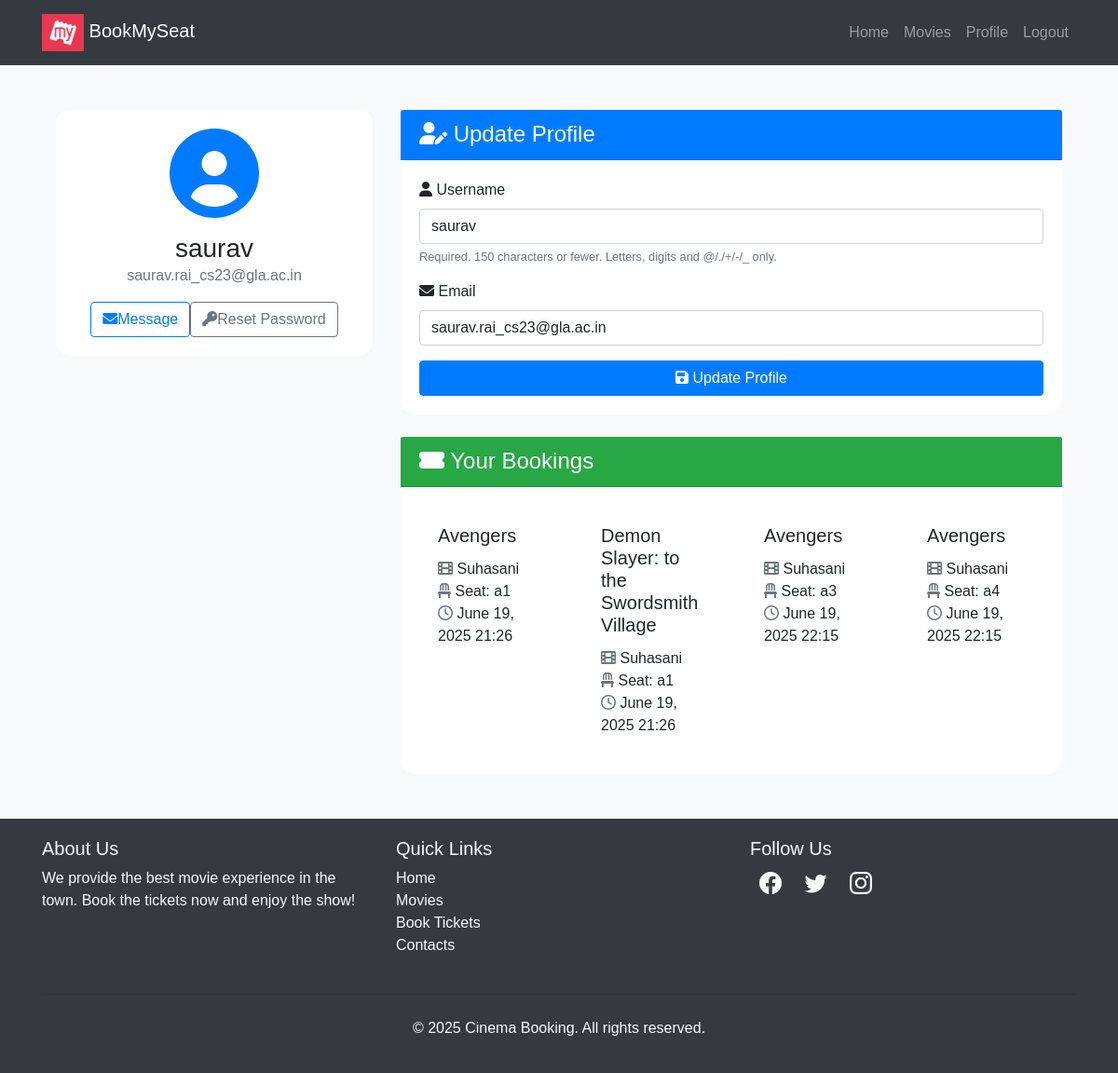
The page /users/profile/ (signed in) on the database its author committed.
### movies/models.py (models this page shows, shortened)
class Booking(models.Model):
    user=models.ForeignKey(User, on_delete=models.CASCADE, related_name='user_booking')
    seat=models.OneToOneField(Seat, on_delete=models.CASCADE)
    movie=models.ForeignKey(Movie, on_delete=models.CASCADE, related_name='movie_bookings')
    theater=models.ForeignKey(Theater, on_delete=models.CASCADE)
    booked_at=models.DateTimeField(auto_now_add=True)

class Movie(models.Model):
    name=models.CharField(max_length=255)
    image=models.ImageField(upload_to="movies/")
    rating=models.DecimalField(max_digits=3, decimal_places=1)
    cast=models.TextField()
    description=models.TextField(blank=True, null=True)

class Theater(models.Model):
    name=models.CharField(max_length=255)
    movie=models.ForeignKey(Movie, on_delete=models.CASCADE, related_name='theaters')
    time=models.DateTimeField()

class Seat(models.Model):
    theater=models.ForeignKey(Theater, on_delete=models.CASCADE, related_name='seats')
    seat_number=models.CharField(max_length=10)
    is_booked=models.BooleanField(default=False)

### users/views.py (the view)
# urls.py: path('profile/', profile, name='profile'),
@login_required
def profile(request):
    if request.method == 'POST':
        u_form = UserUpdateForm(request.POST, instance=request.user)
        if u_form.is_valid():
            u_form.save()
            return redirect('profile')
    else:
        u_form = UserUpdateForm(instance=request.user)
    bookings = Booking.objects.filter(user=request.user).select_related('movie', 'theater', 'seat')
    return render(request, 'users/profile.html', {
        'u_form': u_form,
        'bookings': bookings
    })

### users/forms.py
class UserUpdateForm(forms.ModelForm):
    email = forms.EmailField()
    class Meta:
        model = User
        fields = ['username', 'email']

### bookmyseat/templates/users/profile.html (shortened to what this page needs)
{% extends "users/basic.html" %} {% block content %}
<div class="container py-5">
  <div class="row">
    <div class="col-lg-4 mb-4">
      <div class="card shadow">
        <div class="card-body text-center">
          <div class="mb-3">
            <i class="fas fa-user-circle fa-6x text-primary"></i>
          </div>
          <h3 class="card-title mb-0">{{ user.username }}</h3>
          <p class="text-muted mb-3">{{ user.email }}</p>
          <div class="d-flex justify-content-center">
            <a href="#" class="btn btn-outline-primary me-2"><i class="fas fa-envelope me-2"></i>Message</a>
            <a href="{% url 'password_reset' %}" class="btn btn-outline-secondary"><i class="fas fa-key me-2"></i>Reset Password</a>
          </div>
        </div>
      </div>
    </div>
    <div class="col-lg-8">
      <div class="card shadow mb-4">
        <div class="card-header bg-primary text-white">
          <h4 class="mb-0"><i class="fas fa-user-edit me-2"></i> Update Profile</h4>
        </div>
        <div class="card-body">
          <form method="POST">
            {% for field in u_form %}
              <div class="mb-3">
                <label for="{{ field.id_for_label }}" class="form-label">
                  <i class="fas fa-{% if field.name == 'username' %}user{% elif field.name == 'email' %}envelope{% else %}info-circle{% endif %} me-2"></i>
                  {{ field.label }}
                </label>
                {{ field }}
                {% if field.help_text %}
                  <small class="form-text text-muted">{{ field.help_text }}</small>
                {% endif %}
              </div>
            {% endfor %}
            <button class="btn btn-primary w-100" type="submit"><i class="fas fa-save me-2"></i> Update Profile</button>
          </form>
        </div>
      </div>
      <div class="card shadow">
        <div class="card-header bg-success text-white">
          <h4 class="mb-0"><i class="fas fa-ticket-alt me-2"> </i> Your Bookings</h4>
        </div>
        <div class="card-body">
          {% if bookings %}
            <div class="row row-cols-1 row-cols-md-2 g-4">
              {% for booking in bookings %}
                <div class="col">
                  <div class="card h-100 border-0 shadow-sm">
                    <div class="card-body">
                      <h5 class="card-title">{{ booking.movie.name }}</h5>
                      <p class="card-text">
                        <i class="fas fa-film me-2 text-muted"> </i>  {{ booking.theater.name }}<br>
                        <i class="fas fa-chair me-2 text-muted"> </i>  Seat: {{ booking.seat.seat_number }}<br>
                        <i class="far fa-clock me-2 text-muted"> </i>  {{ booking.booked_at|date:"F d, Y H:i" }}
                      </p>
                    </div>
                  </div>
                </div>
              {% endfor %}
            </div>
          {% else %}
            <div class="text-center py-5">
              <i class="fas fa-ticket-alt fa-4x text-muted mb-3"></i>
              <p class="lead mb-0">No bookings yet. Time to plan your next movie night!</p>
            </div>
          {% endif %}
        </div>
      </div>
    </div>
  </div>
</div>
<link rel="stylesheet" href="https://cdnjs.cloudflare.com/ajax/libs/font-awesome/6.0.0-beta3/css/all.min.css">
{% endblock %}

### bookmyseat/templates/users/basic.html (style rules this page uses)
body { font-family: Arial, sans-serif; }

### bookmyseat/templates/users/profile.html (style rules this page uses)
body { background-color: #f8f9fa; }
.card { border-radius: 15px; border: none; transition: transform 0.3s ease-in-out; }
.card-header { border-top-left-radius: 15px; border-top-right-radius: 15px; }
form input, form select, form textarea { display: block; width: 100%; padding: 0.375rem 0.75rem; font-size: 1rem; font-weight: 400; line-height: 1.5; color: #212529; background-color: #fff; background-clip: padding-box; border: 1px solid #ced4da; border-radius: 0.25rem; transition: border-color 0.15s ease-in-out, box-shadow 0.15s ease-in-out; }

### rows shown on the page
Booking: movie.name "Avengers", theater.name "Suhasani", seat.seat_number "a1", booked_at "June 19, 2025 21:26"
Booking: movie.name "Demon Slayer: to the Swordsmith Village", theater.name "Suhasani", seat.seat_number "a1", booked_at "June 19, 2025 21:26"
Booking: movie.name "Avengers", theater.name "Suhasani", seat.seat_number "a3", booked_at "June 19, 2025 22:15"
Booking: movie.name "Avengers", theater.name "Suhasani", seat.seat_number "a4", booked_at "June 19, 2025 22:15"

### other values the page prints
{{ user.username }} "saurav"
{{ user.email }} "saurav.rai_cs23@gla.ac.in"
{{ field.label }} "Username" "Email"
{{ field.help_text }} "Required. 150 characters or fewer. Letters, digits and @/./+/-/_ only."
